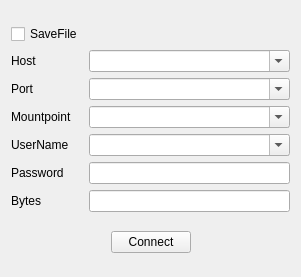
<?xml version="1.0" encoding="UTF-8"?>
<ui version="4.0">
 <class>NtripClientClass</class>
 <widget class="QWidget" name="NtripClientClass">
  <property name="geometry">
   <rect>
    <x>0</x>
    <y>0</y>
    <width>301</width>
    <height>277</height>
   </rect>
  </property>
  <property name="windowTitle">
   <string>NtripClient</string>
  </property>
  <layout class="QVBoxLayout" name="verticalLayout" stretch="1,0">
   <item>
    <layout class="QGridLayout" name="gridLayout_5" columnstretch="0,1">
     <item row="3" column="0">
      <widget class="QLabel" name="Mountpoint_lb">
       <property name="text">
        <string>Mountpoint</string>
       </property>
      </widget>
     </item>
     <item row="7" column="1">
      <widget class="QLineEdit" name="read_size_line">
       <property name="readOnly">
        <bool>true</bool>
       </property>
      </widget>
     </item>
     <item row="2" column="0">
      <widget class="QLabel" name="label_10">
       <property name="text">
        <string>Port</string>
       </property>
      </widget>
     </item>
     <item row="3" column="1">
      <widget class="QComboBoxWithDelete" name="mount_box">
       <property name="editable">
        <bool>true</bool>
       </property>
      </widget>
     </item>
     <item row="1" column="1">
      <widget class="QComboBoxWithDelete" name="host_box">
       <property name="editable">
        <bool>true</bool>
       </property>
      </widget>
     </item>
     <item row="2" column="1">
      <widget class="QComboBoxWithDelete" name="port_box">
       <property name="editable">
        <bool>true</bool>
       </property>
      </widget>
     </item>
     <item row="6" column="0">
      <widget class="QLabel" name="label_11">
       <property name="text">
        <string>Password</string>
       </property>
      </widget>
     </item>
     <item row="6" column="1">
      <widget class="QLineEdit" name="password">
       <property name="echoMode">
        <enum>QLineEdit::PasswordEchoOnEdit</enum>
       </property>
       <property name="clearButtonEnabled">
        <bool>true</bool>
       </property>
      </widget>
     </item>
     <item row="1" column="0">
      <widget class="QLabel" name="label_8">
       <property name="text">
        <string>Host</string>
       </property>
      </widget>
     </item>
     <item row="7" column="0">
      <widget class="QLabel" name="label">
       <property name="text">
        <string>Bytes</string>
       </property>
      </widget>
     </item>
     <item row="4" column="0">
      <widget class="QLabel" name="label_12">
       <property name="text">
        <string>UserName</string>
       </property>
      </widget>
     </item>
     <item row="4" column="1">
      <widget class="QComboBoxWithDelete" name="username_box">
       <property name="editable">
        <bool>true</bool>
       </property>
      </widget>
     </item>
     <item row="0" column="0">
      <widget class="QCheckBox" name="saveFile">
       <property name="text">
        <string>SaveFile</string>
       </property>
       <property name="checked">
        <bool>false</bool>
       </property>
      </widget>
     </item>
    </layout>
   </item>
   <item>
    <layout class="QHBoxLayout" name="horizontalLayout_4">
     <item>
      <spacer name="horizontalSpacer">
       <property name="orientation">
        <enum>Qt::Horizontal</enum>
       </property>
       <property name="sizeHint" stdset="0">
        <size>
         <width>40</width>
         <height>20</height>
        </size>
       </property>
      </spacer>
     </item>
     <item>
      <widget class="QPushButton" name="connect_btn">
       <property name="styleSheet">
        <string notr="true"/>
       </property>
       <property name="text">
        <string>Connect</string>
       </property>
      </widget>
     </item>
     <item>
      <spacer name="horizontalSpacer_2">
       <property name="orientation">
        <enum>Qt::Horizontal</enum>
       </property>
       <property name="sizeHint" stdset="0">
        <size>
         <width>40</width>
         <height>20</height>
        </size>
       </property>
      </spacer>
     </item>
    </layout>
   </item>
  </layout>
 </widget>
 <layoutdefault spacing="6" margin="11"/>
 <customwidgets>
  <customwidget>
   <class>QComboBoxWithDelete</class>
   <extends>QComboBox</extends>
   <header location="global">custom/QComboBoxWithDelete.h</header>
  </customwidget>
 </customwidgets>
 <resources/>
 <connections/>
</ui>
